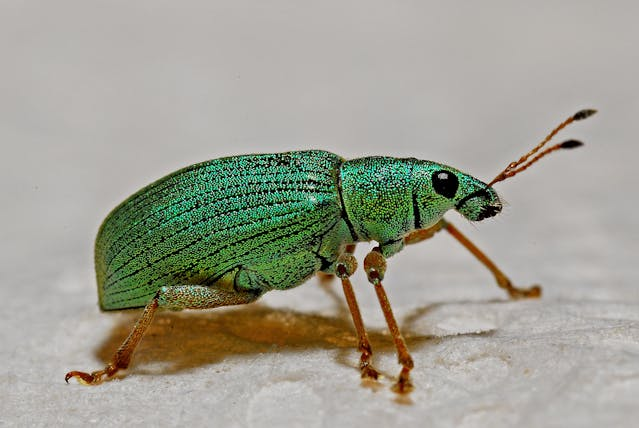
#> input picture insect.jpg, 639 x 428 px, found by its file name
$ python adaptiveThresholding.py
#> lines starting #> are read from the running program, lines starting #| are printed output that depends on the picture; after the words box and inside, x2 and y2 are one past the last pixel; in counts of white or black regions, pixels touching at a corner belong together
import cv2

def load_image_from_file(file_path):
    return cv2.imread(file_path, cv2.IMREAD_GRAYSCALE)
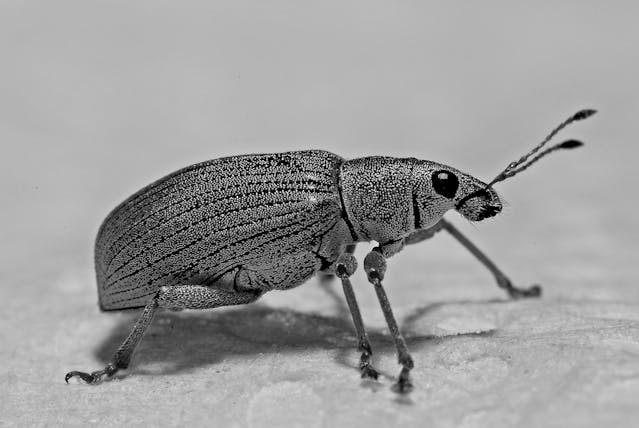
#> returned value: shape (428, 639); min 0, max 255, mean 157.8

image_path = r"C:\Users\Aliyan Sajid\Desktop\Codes\insect.jpg"
image = load_image_from_file(image_path)

if image is None:
    print("Error: Image not found or unable to read the image.")
    exit()


try:
    adaptive_thresholded = cv2.adaptiveThreshold(image, 255, cv2.ADAPTIVE_THRESH_MEAN_C, cv2.THRESH_BINARY, 11, 2)
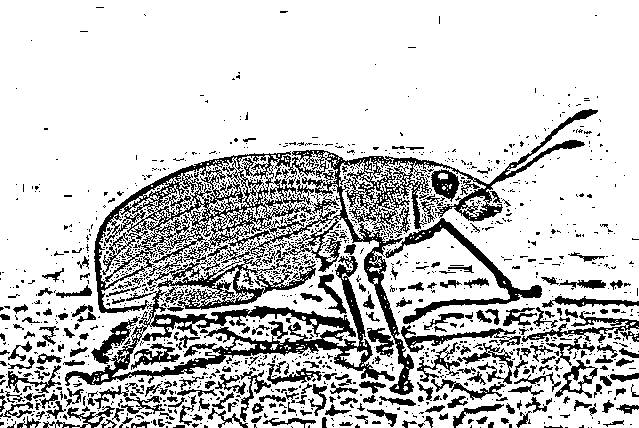
#> adaptive_thresholded: shape (428, 639); 79% white; 1441 black regions (1191 under 20 px), largest, box (x1, y1, x2, y2) and area: (65, 109, 598, 395) 27902, (385, 218, 542, 324) 2174, (401, 325, 521, 353) 874
except cv2.error as e:
    print("Error occurred during adaptive thresholding:", e)
    adaptive_thresholded = np.zeros_like(image)


cv2.imshow("Original Image", image)
cv2.imshow("Adaptive Thresholded Image", adaptive_thresholded)
cv2.waitKey(0)
cv2.destroyAllWindows()
